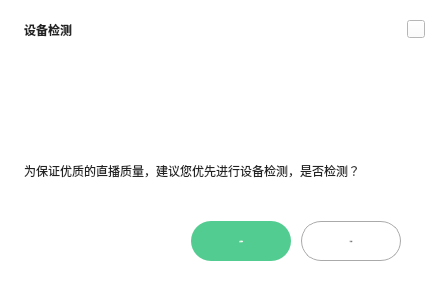
     <widget class="QWidget" name="page_test">
      <property name="styleSheet">
       <string notr="true">	background-color: rgb(255,255,255);</string>
      </property>
      <layout class="QGridLayout" name="gridLayout_2">
       <property name="leftMargin">
        <number>24</number>
       </property>
       <property name="topMargin">
        <number>17</number>
       </property>
       <property name="rightMargin">
        <number>12</number>
       </property>
       <property name="bottomMargin">
        <number>20</number>
       </property>
       <property name="spacing">
        <number>0</number>
       </property>
       <item row="0" column="0">
        <layout class="QVBoxLayout" name="verticalLayout">
         <property name="spacing">
          <number>0</number>
         </property>
         <item>
          <layout class="QHBoxLayout" name="horizontalLayout_3">
           <item>
            <widget class="QLabel" name="label_2">
             <property name="minimumSize">
              <size>
               <width>80</width>
               <height>25</height>
              </size>
             </property>
             <property name="maximumSize">
              <size>
               <width>80</width>
               <height>25</height>
              </size>
             </property>
             <property name="styleSheet">
              <string notr="true">color:rgba(34,34,34,1);
font: 18px &quot;微软雅黑&quot;;
font-weight:500;
</string>
             </property>
             <property name="text">
              <string>设备检测</string>
             </property>
            </widget>
           </item>
           <item>
            <spacer name="horizontalSpacer_3">
             <property name="orientation">
              <enum>Qt::Horizontal</enum>
             </property>
             <property name="sizeHint" stdset="0">
              <size>
               <width>40</width>
               <height>20</height>
              </size>
             </property>
            </spacer>
           </item>
           <item>
            <widget class="QPushButton" name="pushButton_close">
             <property name="minimumSize">
              <size>
               <width>18</width>
               <height>18</height>
              </size>
             </property>
             <property name="maximumSize">
              <size>
               <width>18</width>
               <height>18</height>
              </size>
             </property>
             <property name="styleSheet">
              <string notr="true">QPushButton#pushButton_close{	
	border-image:url(:/Login/img/Login/close_black_Normal.png);
}

QPushButton#pushButton_close:hover{		
	border-image: url(:/Login/img/Login/close_black_Click.png);
}</string>
             </property>
             <property name="text">
              <string/>
             </property>
            </widget>
           </item>
          </layout>
         </item>
         <item>
          <spacer name="verticalSpacer">
           <property name="orientation">
            <enum>Qt::Vertical</enum>
           </property>
           <property name="sizeType">
            <enum>QSizePolicy::MinimumExpanding</enum>
           </property>
           <property name="sizeHint" stdset="0">
            <size>
             <width>20</width>
             <height>40</height>
            </size>
           </property>
          </spacer>
         </item>
         <item>
          <layout class="QHBoxLayout" name="horizontalLayout_2">
           <item>
            <spacer name="horizontalSpacer">
             <property name="orientation">
              <enum>Qt::Horizontal</enum>
             </property>
             <property name="sizeHint" stdset="0">
              <size>
               <width>40</width>
               <height>20</height>
              </size>
             </property>
            </spacer>
           </item>
           <item>
            <widget class="QLabel" name="label_3">
             <property name="minimumSize">
              <size>
               <width>74</width>
               <height>65</height>
              </size>
             </property>
             <property name="maximumSize">
              <size>
               <width>74</width>
               <height>65</height>
              </size>
             </property>
             <property name="styleSheet">
              <string notr="true">border-image:url(:/widget/img/widget/DevicTest.png)</string>
             </property>
             <property name="text">
              <string/>
             </property>
            </widget>
           </item>
           <item>
            <spacer name="horizontalSpacer_2">
             <property name="orientation">
              <enum>Qt::Horizontal</enum>
             </property>
             <property name="sizeHint" stdset="0">
              <size>
               <width>40</width>
               <height>20</height>
              </size>
             </property>
            </spacer>
           </item>
          </layout>
         </item>
         <item>
          <spacer name="verticalSpacer_3">
           <property name="orientation">
            <enum>Qt::Vertical</enum>
           </property>
           <property name="sizeType">
            <enum>QSizePolicy::Fixed</enum>
           </property>
           <property name="sizeHint" stdset="0">
            <size>
             <width>20</width>
             <height>14</height>
            </size>
           </property>
          </spacer>
         </item>
         <item>
          <widget class="QLabel" name="label">
           <property name="minimumSize">
            <size>
             <width>401</width>
             <height>20</height>
            </size>
           </property>
           <property name="maximumSize">
            <size>
             <width>401</width>
             <height>20</height>
            </size>
           </property>
           <property name="styleSheet">
            <string notr="true">color:rgba(34,34,34,1);
font: 14px &quot;微软雅黑&quot;;</string>
           </property>
           <property name="text">
            <string>为保证优质的直播质量，建议您优先进行设备检测，是否检测？</string>
           </property>
          </widget>
         </item>
         <item>
          <spacer name="verticalSpacer_2">
           <property name="orientation">
            <enum>Qt::Vertical</enum>
           </property>
           <property name="sizeType">
            <enum>QSizePolicy::Fixed</enum>
           </property>
           <property name="sizeHint" stdset="0">
            <size>
             <width>20</width>
             <height>40</height>
            </size>
           </property>
          </spacer>
         </item>
         <item>
          <layout class="QHBoxLayout" name="horizontalLayout">
           <property name="spacing">
            <number>10</number>
           </property>
           <property name="rightMargin">
            <number>24</number>
           </property>
           <item>
            <spacer name="horizontalSpacer_4">
             <property name="orientation">
              <enum>Qt::Horizontal</enum>
             </property>
             <property name="sizeHint" stdset="0">
              <size>
               <width>40</width>
               <height>20</height>
              </size>
             </property>
            </spacer>
           </item>
           <item>
            <widget class="QPushButton" name="pushButton_gotest">
             <property name="enabled">
              <bool>true</bool>
             </property>
             <property name="minimumSize">
              <size>
               <width>100</width>
               <height>40</height>
              </size>
             </property>
             <property name="maximumSize">
              <size>
               <width>100</width>
               <height>40</height>
              </size>
             </property>
             <property name="font">
              <font>
               <family>微软雅黑</family>
               <pointsize>-1</pointsize>
               <weight>50</weight>
               <italic>false</italic>
               <bold>false</bold>
              </font>
             </property>
             <property name="styleSheet">
              <string notr="true">QPushButton{	
font: 14px &quot;微软雅黑&quot;;
	color: rgb(255, 255, 255);
	border:0px;
	border-radius:20px;
	background-color: rgb(82, 204, 144);
}

QPushButton:hover{
	color: rgb(255, 255, 255);
	border:0px;
	border-radius:20px;
	background-color: rgb(52, 184, 119);
}

QPushButton:!enabled{
	color: rgb(255, 255, 255);
	border:0px;
	border-radius:20px;	
	background-color: rgb(220, 244, 232);
}

</string>
             </property>
             <property name="text">
              <string>立即检测</string>
             </property>
            </widget>
           </item>
           <item>
            <widget class="QPushButton" name="pushButton_NotDTesting">
             <property name="enabled">
              <bool>true</bool>
             </property>
             <property name="minimumSize">
              <size>
               <width>100</width>
               <height>40</height>
              </size>
             </property>
             <property name="maximumSize">
              <size>
               <width>100</width>
               <height>40</height>
              </size>
             </property>
             <property name="font">
              <font>
               <family>微软雅黑</family>
               <pointsize>-1</pointsize>
               <weight>50</weight>
               <italic>false</italic>
               <bold>false</bold>
              </font>
             </property>
             <property name="styleSheet">
              <string notr="true">QPushButton{	
font: 14px &quot;微软雅黑&quot;;
	color:rgba(85,85,85,1);
	border:1px solid rgba(170,170,170,1);
	border-radius:20px;

}

QPushButton:hover{

	color: rgb(68, 68, 68);
	border: 1px solid rgb(196, 196, 196);
	border-radius:20px;
	background-color: rgb(239, 239, 239);
}

QPushButton:!enabled{
	color: rgb(255, 255, 255);
	border:0px;
	border-radius:20px;	
	background-color: rgb(220, 244, 232);
}

</string>
             </property>
             <property name="text">
              <string>不检测</string>
             </property>
            </widget>
           </item>
          </layout>
         </item>
        </layout>
       </item>
      </layout>
     </widget>
